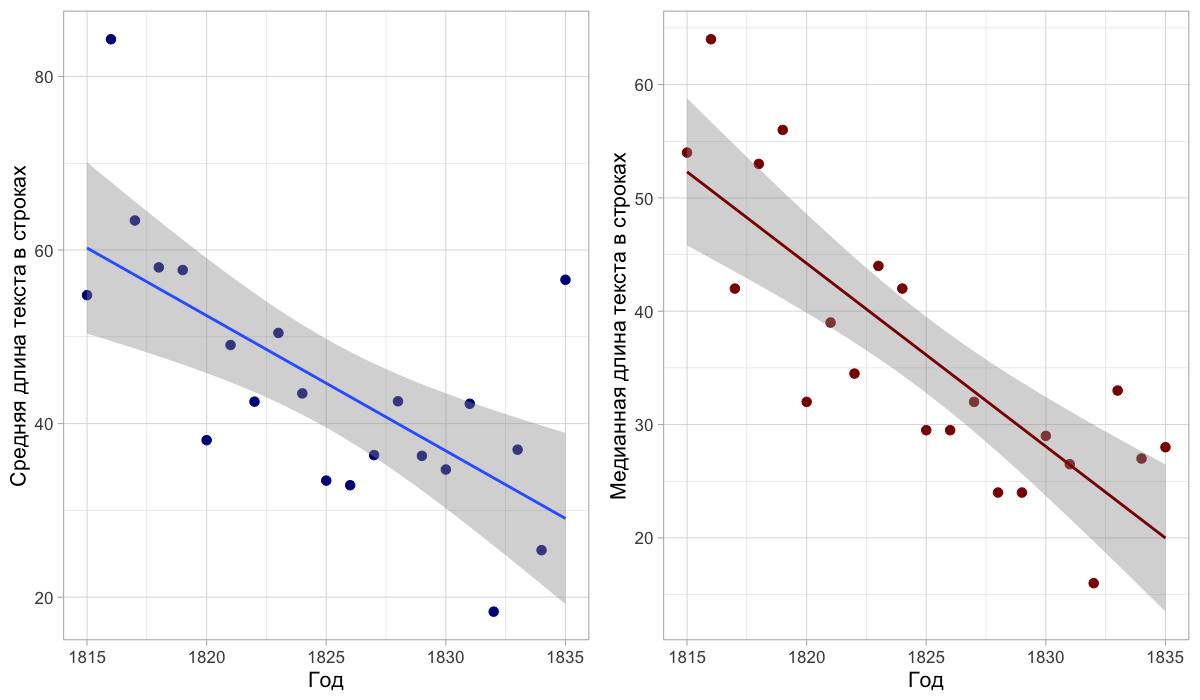

Generate this figure with R:
library(tidyverse)
library(gridExtra)

# Plot for aggregated number of lines (y-axis) on the timescale

# Importing data
test <- read.csv("periodicals_wnumb-of-lines.csv")

# Counting mean and median number of lines in each year
lin_mean <- ddply(test, "Year", summarise, verse.mean = mean(lines))
lin_med <- ddply(test, "Year", summarise, verse.med = median(lines))
lin_mean$verse.med <- lin_med$verse.med

# Plots

p1 <- lin_mean %>% 
  ggplot(aes(Year, verse.mean)) + 
  geom_point(color = "darkblue", size = 3) + 
  theme_light(base_size = 16) + 
  labs(x = "Год", y = "Средняя длина текста в строках") + 
  geom_smooth(method = "lm")

p2 <- lin_mean %>% 
  ggplot(aes(Year, verse.med)) + 
  geom_point(color = "darkred", size = 3) + 
  theme_light(base_size = 16) + 
  labs(x = "Год", y = "Медианная длина текста в строках") + 
  geom_smooth(method = "lm", colour = "darkred")

grid.arrange(p1, p2, ncol = 2)
